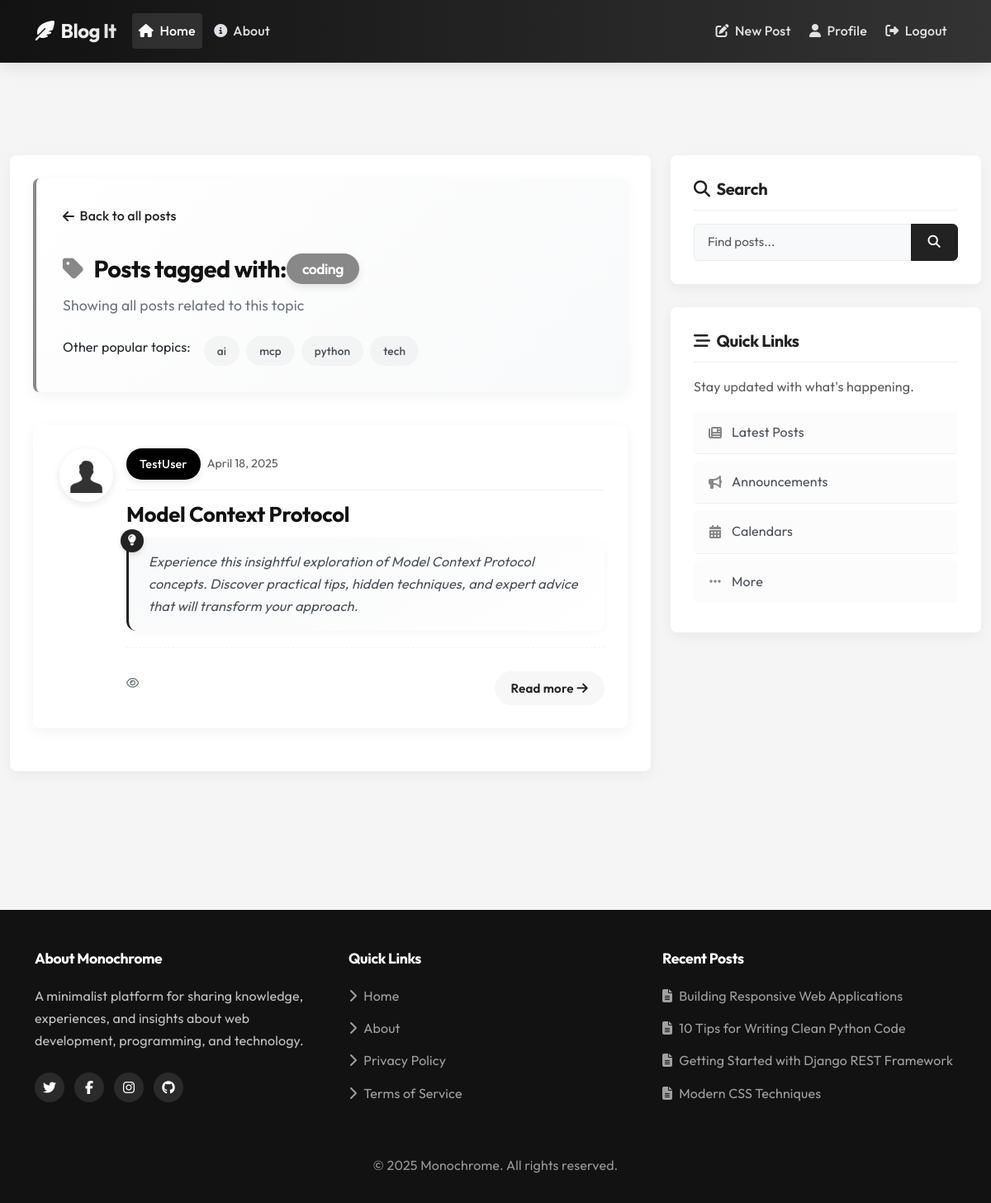
The app's page /tag/coding/ (signed in) with its own data.
### blog/models.py (models this page shows, shortened)
class Tag(models.Model):
    name = models.CharField(max_length=50, unique=True)
    slug = models.SlugField(max_length=100, unique=True, blank=True)

class Post(models.Model):
    title = models.CharField(max_length=100)
    content = models.TextField()
    description = models.TextField(max_length=100, blank=True, help_text="A brief description to attract readers. If left empty, a generic description will be displayed.")
    date_posted = models.DateTimeField(default=timezone.now)
    author = models.ForeignKey(User, on_delete=models.CASCADE)
    slug = models.SlugField(max_length=100, unique=True, blank=True)
    tags = models.ManyToManyField(Tag, related_name='posts', blank=True)

### users/models.py (models this page shows, shortened)
class Profile(models.Model):
    user = models.OneToOneField(User, on_delete=models.CASCADE)
    image = models.ImageField(default='default.jpg', upload_to='profile_pics')

### blog/views.py (the view)
# urls.py: path('tag/<str:tag_name>/', views.tag_posts, name='tag-posts'),
def tag_posts(request, tag_name):
    tag = get_object_or_404(Tag, name=tag_name)
    posts = Post.objects.filter(tags=tag).order_by('-date_posted')
    popular_tags = Tag.objects.annotate(post_count=Count('posts')).order_by('-post_count')[:5]
    context = {
        'posts': posts,
        'popular_tags': popular_tags,
        'tag': tag
    }
    return render(request, 'blog/tag_posts.html', context)

### blog/context_processors.py (called while the page is built)
def popular_tags(request):
    tags = Tag.objects.annotate(post_count=Count('posts')).order_by('-post_count')[:5]
    return {'popular_tags': tags}

### blog/templates/blog/tag_posts.html (shortened to what this page needs)
{% extends "blog/base.html" %}
{% block content %}
<div class="tag-header">
    <a href="{% url 'blog-home' %}" class="back-to-home mb-3"><i class="fas fa-arrow-left"></i> Back to all posts</a>
    <h1 class="tag-header-title mt-3">
        <i class="fas fa-tag"></i>Posts tagged with: <span class="tag-badge">{{ tag.name }}</span>
    </h1>
    <p class="tag-subtitle">Showing all posts related to this topic</p>
    {% if popular_tags %}
    <div class="other-tags">
        <span class="me-2">Other popular topics:</span>
        {% for popular_tag in popular_tags %}
            {% if popular_tag.name != tag.name %}
                <a href="{% url 'tag-posts' popular_tag.name %}" class="other-tag">{{ popular_tag.name }}</a>
            {% endif %}
        {% endfor %}
    </div>
    {% endif %}
</div>
<div class="blog-posts-container">
    {% if posts %}
        {% for post in posts %}
            <article class="media content-section mb-4">
                <div class="d-flex">
                    <div class="flex-shrink-0">
                        <img class="rounded-circle article-img" src="{{ post.author.profile.image.url }}" alt="{{ post.author }}'s profile image">
                    </div>
                    <div class="media-body w-100">
                        <div class="article-metadata">
                            {% if user.is_authenticated and post.author == user %}
                            <a class="username-box" href="{% url 'profile' %}">{{ post.author }}
                            </a>
                            {% else %}
                            <a class="username-box" href="{% url 'user-profile' post.author.username %}">{{ post.author }}
                                {% if post.author.is_staff %}<span class="admin-badge">admin</span>{% endif %}
                            </a>
                            {% endif %}
                            <small class="text-muted">{{ post.date_posted|date:"F d, Y" }}</small>
                        </div>
                        <h2 class="article-title">
                            <a href="{% url 'post-detail' post.id %}">{{ post.title }}</a>
                        </h2>
                        <div class="post-description">
                            {% if post.description %}
                                <p>{{ post.description }}</p>
                            {% else %}
                                <p>Experience this insightful exploration of {{ post.title }} concepts. Discover practical tips, hidden techniques, and expert advice that will transform your approach.
                                </p>
                            {% endif %}
                        </div>
                        <div class="post-footer">
                            <div class="post-stats">
                                <span class="post-stat"><i class="far fa-eye"></i> </span>
                            </div>
                            <a href="{% url 'post-detail' post.id %}" class="read-more">
                                Read more <i class="fas fa-arrow-right ms-1"></i>
                            </a>
                        </div>
                    </div>
                </div>
            </article>
        {% endfor %}
    {% endif %}
</div>
{% endblock content %}

### blog/static/blog/main.css (style rules this page uses)
body { background: #fafafa; color: #333333; margin-top: 5rem; }
h1, h2, h3, h4, h5, h6 { color: #444444; }
.content-section { background: #ffffff; padding: 10px 20px; border: 1px solid #dddddd; border-radius: 3px; margin-bottom: 20px; }
.article-title { color: #444444; }
.article-img { height: 65px; width: 65px; margin-right: 16px; }
.article-metadata { padding-bottom: 1px; margin-bottom: 4px; border-bottom: 1px solid #e3e3e3 }

### blog/templates/blog/base.html (style rules this page uses)
:root { --primary: #222222; --primary-hover: #000000; --accent: #888888; --accent-hover: #666666; --secondary: #505050; --success: #2c6e49; --danger: #c1121f; --warning: #cc9700; --info: #4a6fa5; --light: #f8f9fa; --dark: #121212; --gray-100: #f8f9fa; --gray-200: #e9ecef; --gray-300: #dee2e6; --gray-400: #ced4da; --gray-500: #adb5bd; --gray-600: #6c757d; --gray-700: #495057; --gray-800: #343a40; --gray-900: #212529; --body-bg: #f5f5f5; --card-bg: #ffffff; --text-main: #212529; --text-secondary: #505050; --text-muted: #6c757d; --border-radius: 0.5rem; --box-shadow: 0 5px 15px rgba(0, 0, 0, 0.05); --transition: 0.2s ease-in-out; }
body { font-family: 'Outfit', sans-serif; background-color: var(--body-bg); color: var(--text-main); padding-top: 76px; line-height: 1.7; font-size: 1rem; letter-spacing: 0.01em; }
.content-section { background: var(--card-bg); border-radius: var(--border-radius); box-shadow: var(--box-shadow); padding: 1.75rem; margin-bottom: 1.75rem; transition: transform 0.15s ease, box-shadow 0.15s ease; border: none; }
h1, h2, h3, h4, h5, h6 { color: var(--text-main); font-weight: 700; letter-spacing: -0.02em; line-height: 1.3; }
a { color: var(--primary); text-decoration: none; transition: color 0.15s ease; }
.username-box { display: inline-flex; align-items: center; background-color: #000000; color: white; border-radius: 50px; padding: 0.4rem 1rem; margin-right: 0.5rem; font-weight: 500; font-size: 0.9rem; transition: all 0.2s ease; text-decoration: none; position: relative; box-shadow: 0 3px 10px rgba(0, 0, 0, 0.1); }

### records on screen
Tag: name "coding"
Tag: name "ai"
Tag: name "mcp"
Tag: name "python"
Tag: name "tech"
Post: author.profile.image (placeholder picture), author "TestUser", date_posted "April 18, 2025", title "Model Context Protocol"
